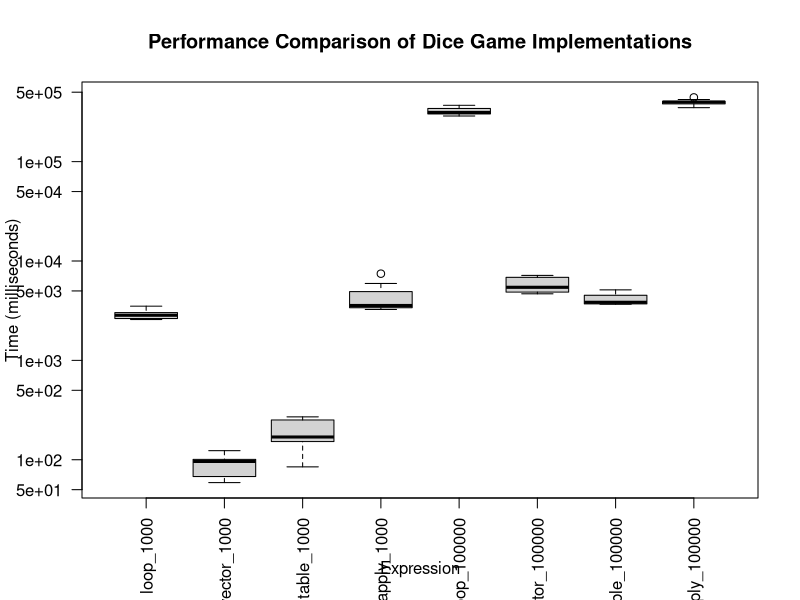

Write R code to recreate this figure.
## ---- chunk 1
# Version 1: Using a loop

#' Play Dice Game - Loop Version
#'
#' This function simulates a dice game using a loop. It costs $2 to play each round, 
#' and you roll a single 6-sided die. If the roll is 3 or 5, you win twice your roll; 
#' otherwise, you lose $2.
#'
#' @param n Positive integer. The number of dice rolls (or rounds) to simulate.
#'
#' @return Numeric. The total winnings (or losses) after `n` rolls.
#' 
#'
#' @examples
#' play_dice_loop(10) # Example with 10 rolls
#'
#' @export
play_dice_loop <- function(n) {
  
  # Input sanitization -- make sure n is a positive integer
  # Double bars is logical OR operator, returns TRUE if at least one condition is TRUE
  if (!is.numeric(n) || n <= 0 || n != as.integer(n)) {
    stop("Error: 'n' must be a positive integer.")
  }
  
  # Setting seed for reproducibility
#  set.seed(2835) 
  
  # Initiate winnings with 0 dollars
  winnings <- 0
  
  for (i in 1:n) {
    
    # Roll a 6-sided die-- use sample instead of runif for whole values (stackoverflow.com/questions/69081795)
    roll <- sample(1:6, 1)
#   print(roll)
    
    # If you get 3 or 5, you win twice your roll
    if (roll == 3 || roll == 5) {
      winnings <- winnings + 2 * roll
#      print(winnings)
    } else {
      # Else you lose the 2 dollars it cost to play
      winnings <- winnings - 2
 #     print(winnings)
    }
  }
  return(winnings)
}

play_dice_loop(3)
play_dice_loop(30000)

## ---- chunk 2
#' Play Dice Game - Vectorized Version
#'
#' This function simulates a dice game using vectorized functions in R. It costs $2 to play each round, 
#' and you roll a single 6-sided die. If the roll is 3 or 5, you win twice your roll; 
#' otherwise, you lose $2.
#'
#' @param n Positive integer. The number of dice rolls (or rounds) to simulate.
#'
#' @return Numeric. The total winnings (or losses) after `n` rolls.
#' 
#' @examples
#' play_dice_vector(10) # Example with 10 rolls
#'
#' @export
play_dice_vector <- function(n) {
  
  # Input sanitization -- make sure n is a positive integer
  if (!is.numeric(n) || n <= 0 || n != as.integer(n)) {
    stop("Error: 'n' must be a positive integer.")
  }
  
  # Setting seed for reproducibility
  set.seed(285) 
  
  # Roll n times using vectorized function
  rolls <- sample(1:6, n, replace = TRUE)
  
  # Calculate winnings: if roll is 3 or 5, you win twice your roll, otherwise lose $2
  winnings <- sum(ifelse(rolls == 3 | rolls == 5, 2 * rolls, -2))
  
  return(winnings)
}


play_dice_vector(3)
## ---- chunk 3
#' Play Dice Game - Table Version
#'
#' This function simulates a dice game by rolling all the dice at once and collapsing the die rolls into a table.
#' It costs $2 to play each round, and you roll a single 6-sided die. If the roll is 3 or 5, you win twice your roll; 
#' otherwise, you lose $2.
#'
#' @param n Positive integer. The number of dice rolls (or rounds) to simulate.
#'
#' @return Numeric. The total winnings (or losses) after `n` rolls.
#' 
#' @examples
#' play_dice_table(10) # Example with 10 rolls
#'
#' @export
play_dice_table <- function(n) {
  
  # Input sanitization -- make sure n is a positive integer
  if (!is.numeric(n) || n <= 0 || n != as.integer(n)) {
    stop("Error: 'n' must be a positive integer.")
  }
  
  # Setting seed for reproducibility
  set.seed(285)
  
  # Roll n times and create a frequency table of results
  rolls <- sample(1:6, n, replace = TRUE)
 # print(rolls)
  roll_counts <-table(factor(rolls, levels = 1:6)) # Use factors to make sure all dice values appear in table (Source: ChatGPT)
 # print(roll_counts)
  
  # Initialize winnings
  winnings <- 0
  
  # Calculate winnings for 3s and 5s-- adjust indexing safely
  winnings <- winnings + sum(roll_counts[c('3', '5')] * as.numeric(names(roll_counts[c('3', '5')])) * 2, na.rm = TRUE)
  
  # Calculate losses for other rolls
  winnings <- winnings - sum(roll_counts[c('1', '2', '4', '6')] * 2, na.rm = TRUE)
  
  return(winnings)
}

play_dice_table(3)
## ---- chunk 4
#' Play Dice Game - Apply Function Version
#'
#' This function simulates a dice game using an apply function. It costs $2 to play each round, 
#' and you roll a single 6-sided die. If the roll is 3 or 5, you win twice your roll; 
#' otherwise, you lose $2.
#'
#' @param n Positive integer. The number of dice rolls (or rounds) to simulate.
#'
#' @return Numeric. The total winnings (or losses) after `n` rolls.
#' 
#' @examples
#' play_dice_apply(10) # Example with 10 rolls
#'
#' @export
play_dice_apply <- function(n) {
  
  # Input sanitization -- make sure n is a positive integer
  if (!is.numeric(n) || n <= 0 || n != as.integer(n)) {
    stop("Error: 'n' must be a positive integer.")
  }
  
  # Setting seed for reproducibility
  set.seed(285) 
  
  # Use sapply to roll the dice n times
  rolls <- sapply(1:n, function(x) sample(1:6, 1))
  
  # Calculate winnings using apply-like structure
  winnings <- sum(ifelse(rolls == 3 | rolls == 5, 2 * rolls, -2))
  
  return(winnings)
}

play_dice_apply(5)
## ---- chunk 5
# Loop
play_dice_loop(3)
play_dice_loop(3000)

# Table
play_dice_table(3)
play_dice_table(3000)

# Vector
play_dice_vector(3)
play_dice_vector(3000)

# Apply
play_dice_apply(3)
play_dice_apply(3000)


## ---- chunk 6
library(microbenchmark)

# Run the microbenchmark comparison
benchmark_results <- microbenchmark(
  loop_1000 = play_dice_loop(1000),
  vector_1000 = play_dice_vector(1000),
  table_1000 = play_dice_table(1000),
  apply_1000 = play_dice_apply(1000),
  loop_100000 = play_dice_loop(100000),
  vector_100000 = play_dice_vector(100000),
  table_100000 = play_dice_table(100000),
  apply_100000 = play_dice_apply(100000),
  times = 10
)

# Print and plot benchmark results
print(benchmark_results)

boxplot(benchmark_results, main = "Performance Comparison of Dice Game Implementations",
        ylab = "Time (milliseconds)", las = 2)

## ---- chunk 7
# Monte Carlo simulation to evaluate game fairness
simulate_game <- function(n_sim) {
  set.seed(16)
  
  winnings <- replicate(n_sim, play_dice_vector(1)) # Using vectorized version for speed
  
  mean_winnings <- mean(winnings)
  
  return(mean_winnings)
}

# Simulate 100,000 games
set.seed(16)
average_winnings <- simulate_game(100000)
print(average_winnings)

# Assess fairness
if (average_winnings < 0) {
  print("The game is not fair; on average, you lose money.")
} else if (average_winnings > 0) {
  print("The game is favorable; on average, you win money.")
} else {
  print("The game is fair; on average, you break even.")
}

